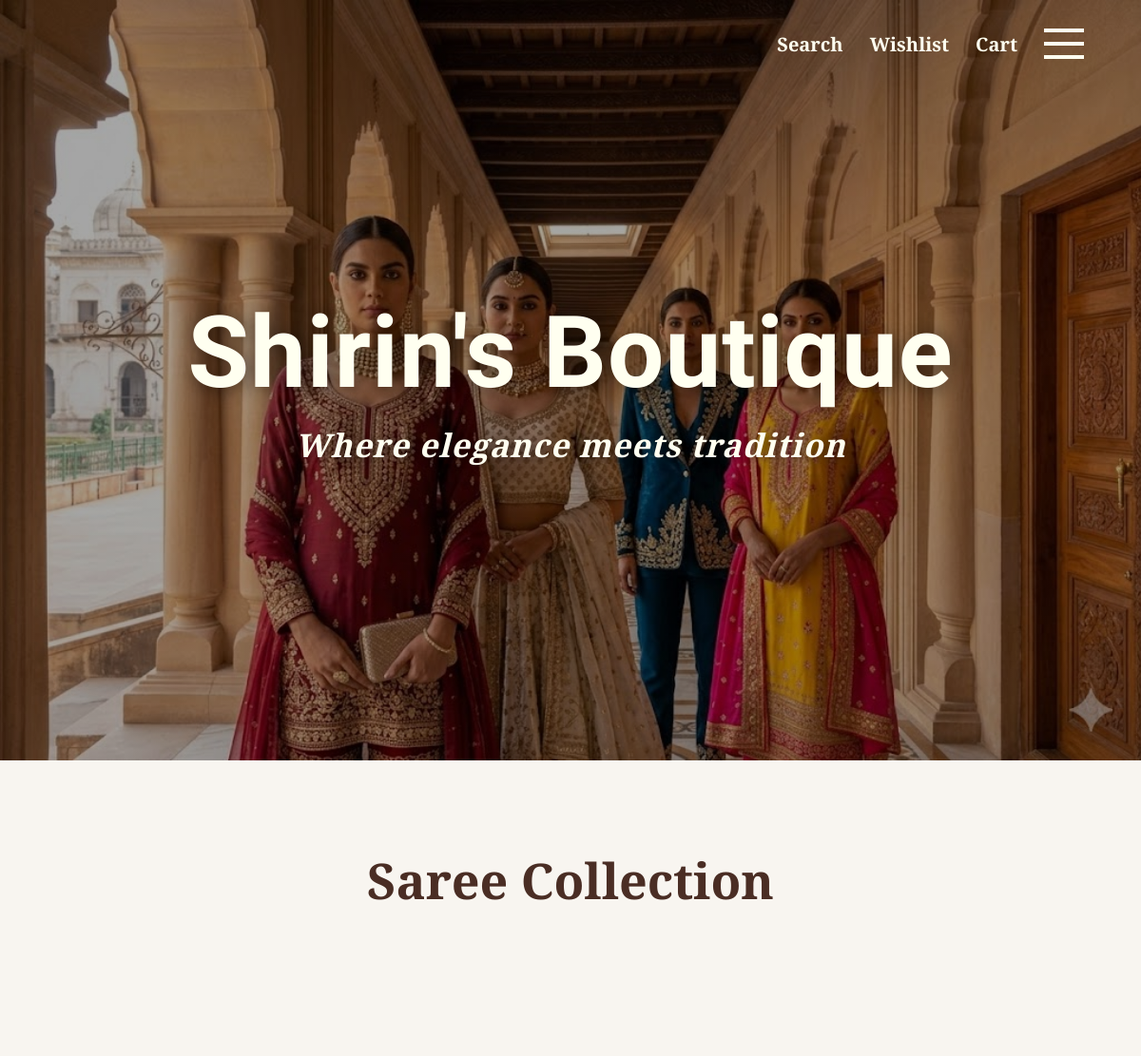
/, run on an earlier commit of the app's database.
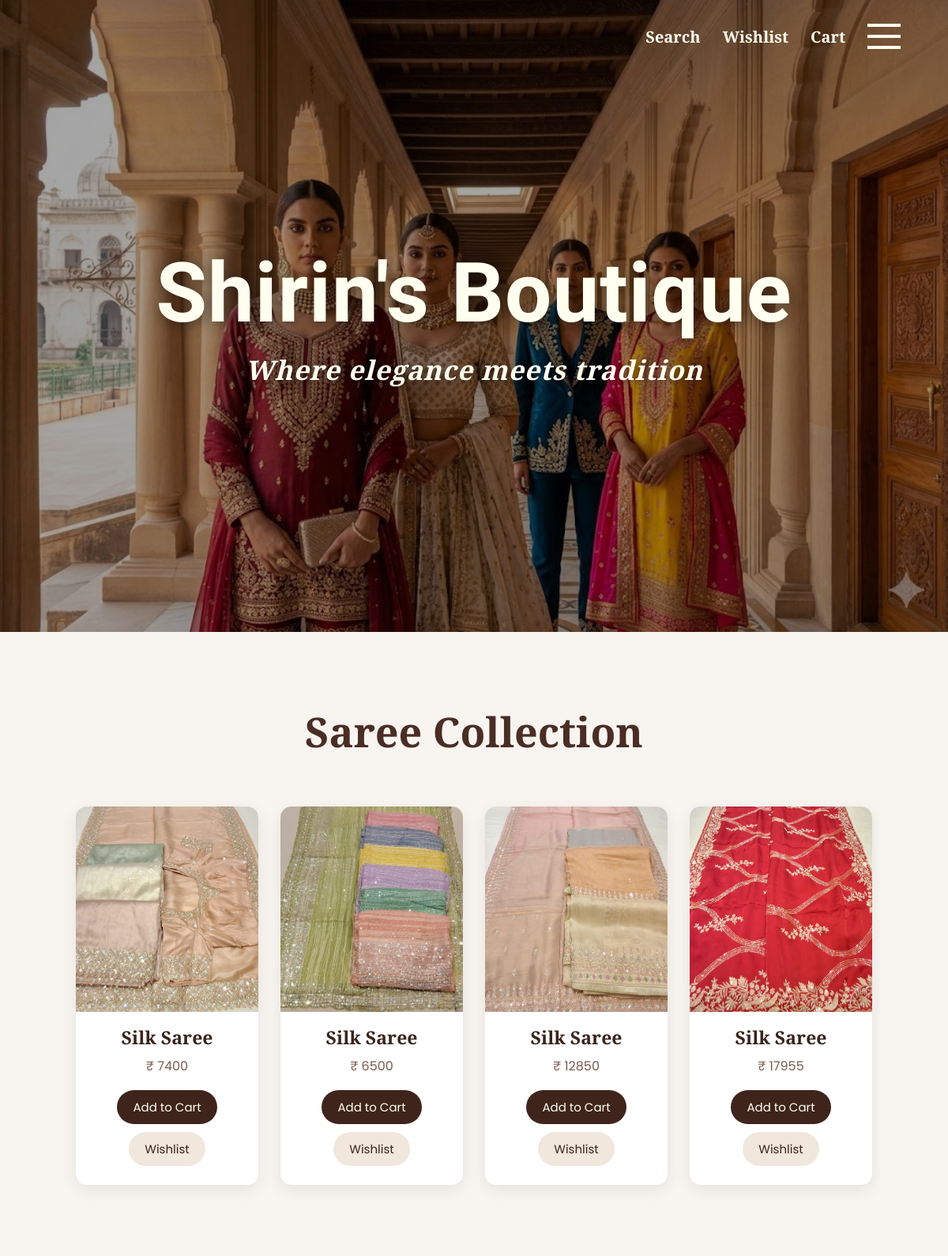
And on a later commit of the database.
### store/models.py (models this page shows, shortened)
class Product(models.Model):
    category = models.ForeignKey(Category, on_delete=models.CASCADE)
    name = models.CharField(max_length=200)
    price = models.IntegerField()
    image = models.ImageField(upload_to='products/')

### store/views.py (the view)
# urls.py: path('', views.home, name='home'),
def home(request):
    categories = Category.objects.all()
    products = Product.objects.all()
    return render(request, 'store/home.html', {
        'categories': categories,
        'products': products
    })

### store/templates/store/home.html (shortened to what this page needs)
{% load static %}
<!DOCTYPE html>
<html lang="en">
<head>
    <link rel="stylesheet" href="{% static 'css/style.css' %}?v=20260608-owner">
</head>
<body>
<div class="navbar">
    <div class="right-nav">
        <a href="/search/" class="search-icon">Search</a>
        <a href="/wishlist/" class="nav-icon">Wishlist</a>
        <a href="/cart/" class="nav-icon">Cart</a>
        <details class="menu">
            <summary class="menu-toggle" aria-label="Open menu">Menu</summary>
        </details>
    </div>
</div>
<section class="hero">
    <div class="overlay">
        <h1>Shirin's Boutique</h1>
        <p>Where elegance meets tradition</p>
    </div>
</section>
<section class="products-section">
    <h2>Saree Collection</h2>
    <div class="products-container">
        {% for product in products %}
        <div class="product-card">
            {% if product.image %}
            <img src="{{ product.image.url }}" alt="{{ product.name }}" class="product-image">
            {% endif %}
            <h3>{{ product.name }}</h3>
            <p>₹ {{ product.price }}</p>
            <div class="product-actions">
                <a class="button-link" href="/add-to-cart/{{ product.id }}/">Add to Cart</a>
                <a class="button-link secondary" href="/add-to-wishlist/{{ product.id }}/">Wishlist</a>
            </div>
        </div>
        {% endfor %}
    </div>
</section>
</body>
</html>

### store/static/css/style.css (style rules this page uses)
* { margin: 0; padding: 0; box-sizing: border-box; }
body { background: #f8f5f0; font-family: 'Poppins', sans-serif; overflow-x: hidden; }
.navbar { position: absolute; top: 0; left: 0; width: 100%; z-index: 1000; display: flex; justify-content: flex-end; align-items: center; padding: 30px 60px; }
.right-nav { display: flex; align-items: center; gap: 28px; }
.nav-icon, .search-icon, .menu { color: #fffff0; text-decoration: none; font-size: 20px; font-family: 'Cormorant Garamond', serif; font-weight: 700; cursor: pointer; transition: 0.3s; }
.menu { position: relative; font-size: 38px; }
.menu-toggle { display: block; width: 42px; height: 32px; font-size: 0; list-style: none; background: linear-gradient(#fffff0 0 0) top / 100% 4px no-repeat, linear-gradient(#fffff0 0 0) center / 100% 4px no-repeat, linear-gradient(#fffff0 0 0) bottom / 100% 4px no-repeat; }
.menu-toggle::marker, .menu-section-title::marker { content: ''; }
.hero { height: 100vh; background: linear-gradient(rgba(0, 0, 0, 0.35), rgba(0, 0, 0, 0.35)), url("/static/images/hero.jpg"); background-size: cover; background-position: center; display: flex; justify-content: center; align-items: center; text-align: center; }
.overlay { color: #fffff0; z-index: 2; position: relative; }
.overlay h1 { font-family: 'Great Vibes', 'Allura', cursive; font-size: 105px; color: #fffff0; font-weight: 700; letter-spacing: 1px; text-shadow: 2px 2px 18px rgba(0, 0, 0, 0.45); }
.overlay p { margin-top: 12px; font-family: 'Cormorant Garamond', serif; font-size: 34px; font-style: italic; font-weight: 600; color: #fffff0; letter-spacing: 1px; text-shadow: 2px 2px 10px rgba(0, 0, 0, 0.4); }
.products-section { padding: 90px 8%; background: #f8f5f0; }
.products-section h2 { text-align: center; font-size: 52px; margin-bottom: 60px; font-family: 'Cormorant Garamond', serif; color: #4a2d24; }
.products-container { display: grid; grid-template-columns: repeat(auto-fit, minmax(220px, 1fr)); gap: 28px; align-items: start; }
.product-card { background: white; border-radius: 14px; overflow: hidden; box-shadow: 0 6px 20px rgba(0, 0, 0, 0.08); transition: 0.4s; }
.product-image, .product-card img { width: 100%; height: 260px; object-fit: cover; display: block; }
.product-card h3 { padding-top: 16px; text-align: center; font-size: 23px; font-family: 'Cormorant Garamond', serif; color: #3a241d; }
.product-card p { text-align: center; margin-top: 8px; font-size: 16px; color: #7b5a4e; }
.product-actions { display: flex; flex-wrap: wrap; justify-content: center; gap: 10px; padding: 18px 16px 24px; }
.button-link, .search-form button { display: inline-flex; align-items: center; justify-content: center; min-height: 42px; padding: 10px 20px; border: none; border-radius: 40px; background: #3f241c; color: ivory; text-decoration: none; font-size: 15px; font-family: 'Poppins', sans-serif; cursor: pointer; transition: 0.3s; }
.button-link.secondary { background: #f1e7dc; color: #3f241c; }

What changed in the data, as far as the page shows it:
added Product: image (picture), name "Silk Saree", price "7400"
added Product: image (picture), name "Silk Saree", price "6500"
added Product: image (picture), name "Silk Saree", price "12850"
added Product: image (picture), name "Silk Saree", price "17955"
